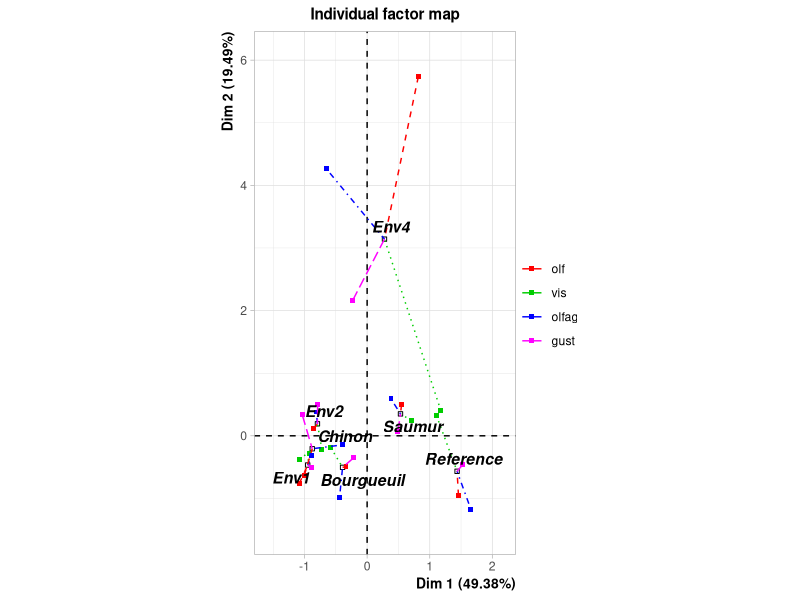
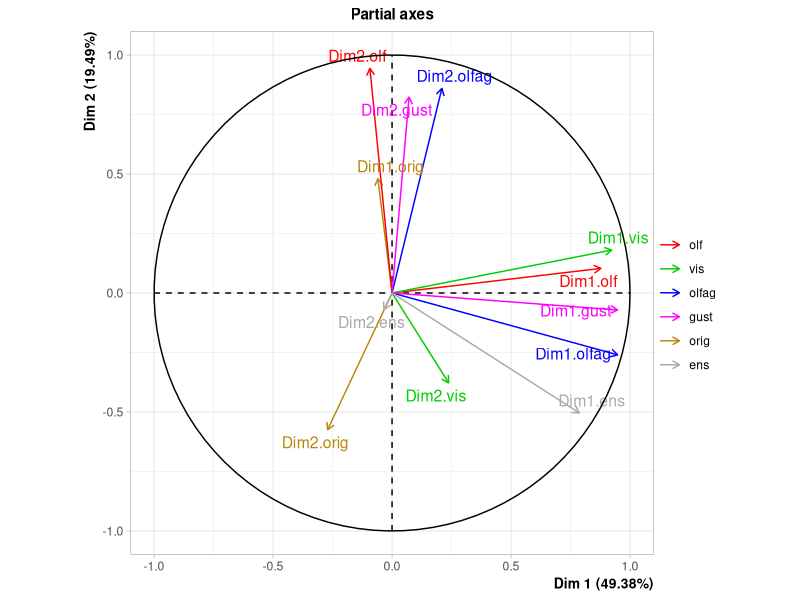
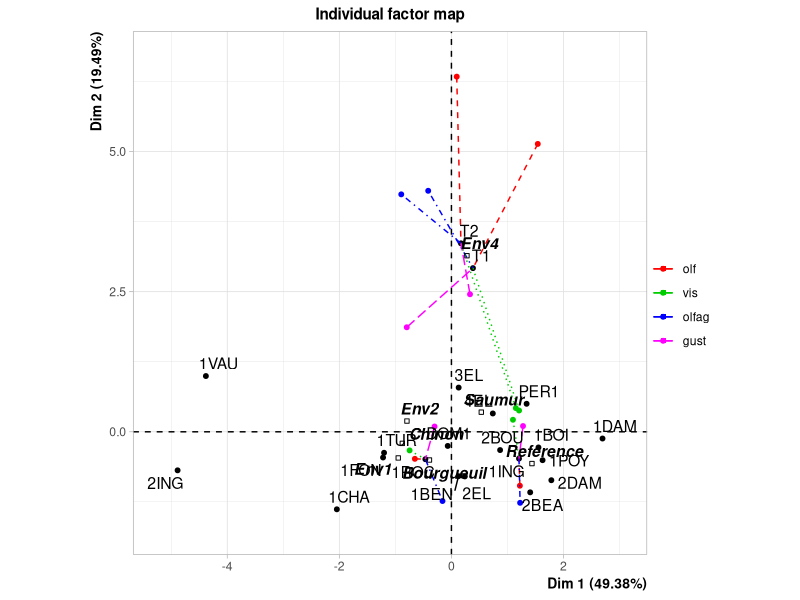
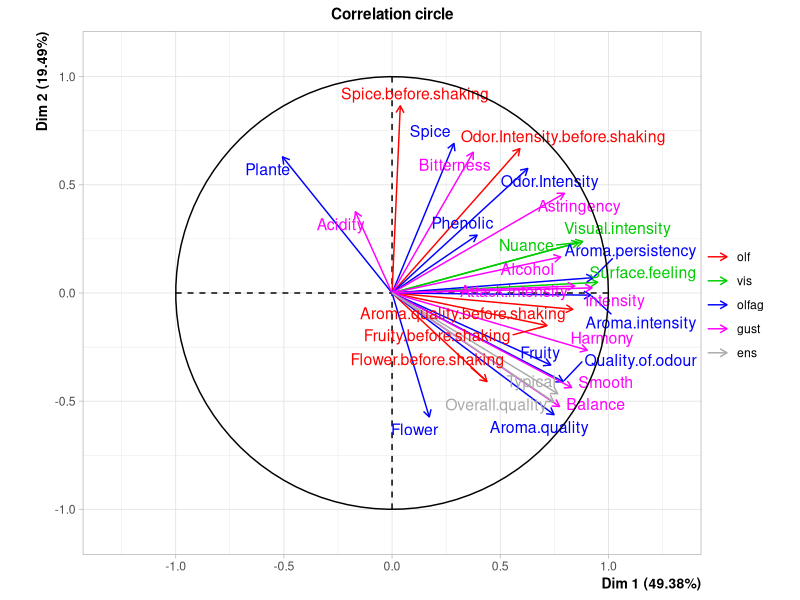
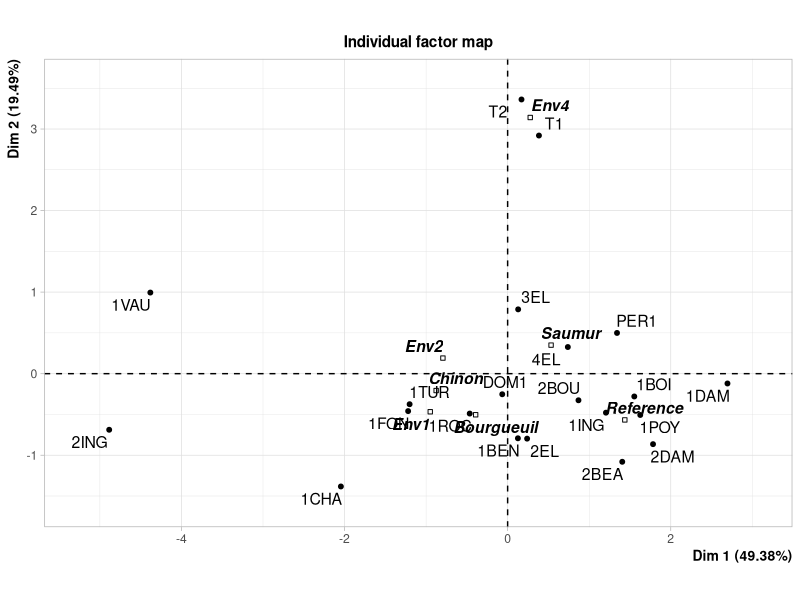
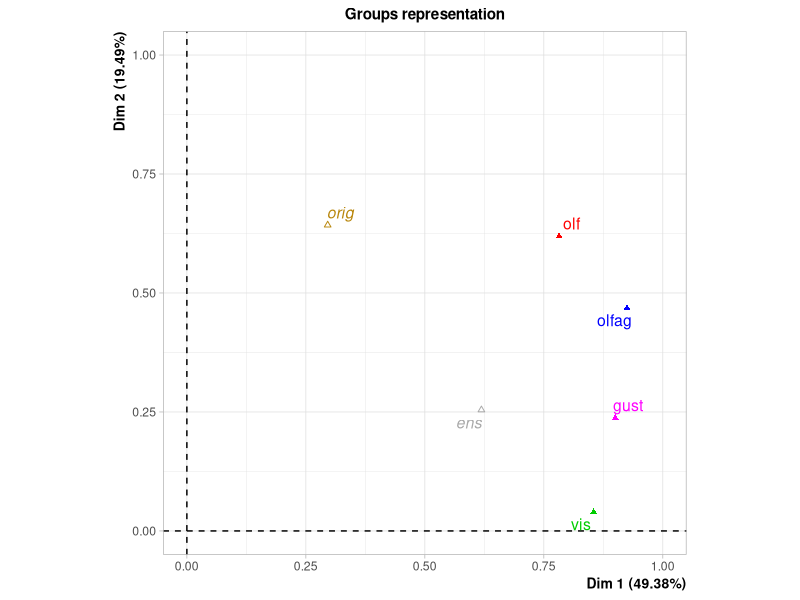
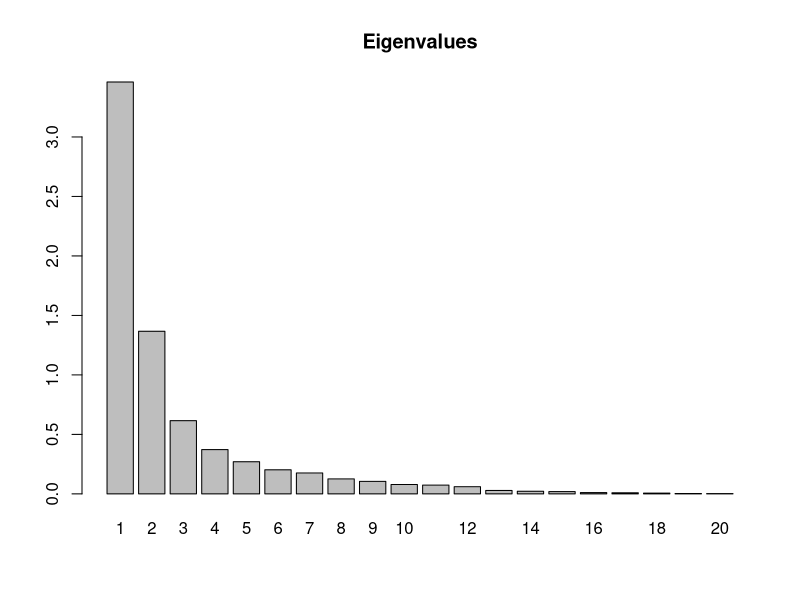

These charts were generated, in order, by the following R code:
library(FactoMineR)


### Name: MFA
### Title: Multiple Factor Analysis (MFA)
### Aliases: MFA
### Keywords: multivariate

### ** Examples

data(wine)
res <- MFA(wine, group=c(2,5,3,10,9,2), type=c("n",rep("s",5)),
    ncp=5, name.group=c("orig","olf","vis","olfag","gust","ens"),
    num.group.sup=c(1,6))
summary(res)
barplot(res$eig[,1],main="Eigenvalues",names.arg=1:nrow(res$eig))

## Not run: 
##D #### Confidence ellipses around categories per variable
##D plotellipses(res)
##D plotellipses(res,keepvar="Label") ## for 1 variable
##D 
##D #### Interactive graph
##D liste = plotMFApartial(res)
##D plot(res,choix="ind",habillage = "Terroir")
##D 
##D ###Example with groups of categorical variables
##D data (poison)
##D MFA(poison, group=c(2,2,5,6), type=c("s","n","n","n"),
##D     name.group=c("desc","desc2","symptom","eat"),
##D     num.group.sup=1:2)
##D 
##D ###Example with groups of frequency tables
##D data(mortality)
##D res<-MFA(mortality,group=c(9,9),type=c("f","f"),
##D     name.group=c("1979","2006"))
## End(Not run)
